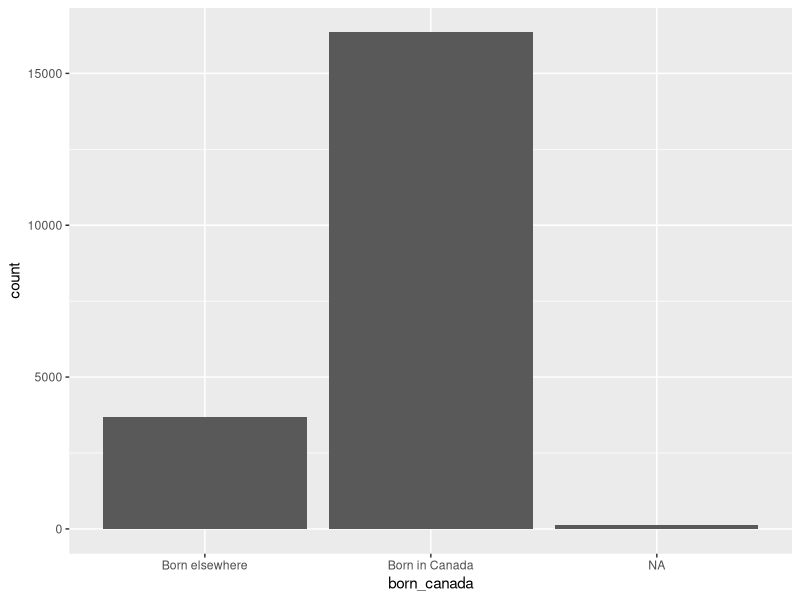
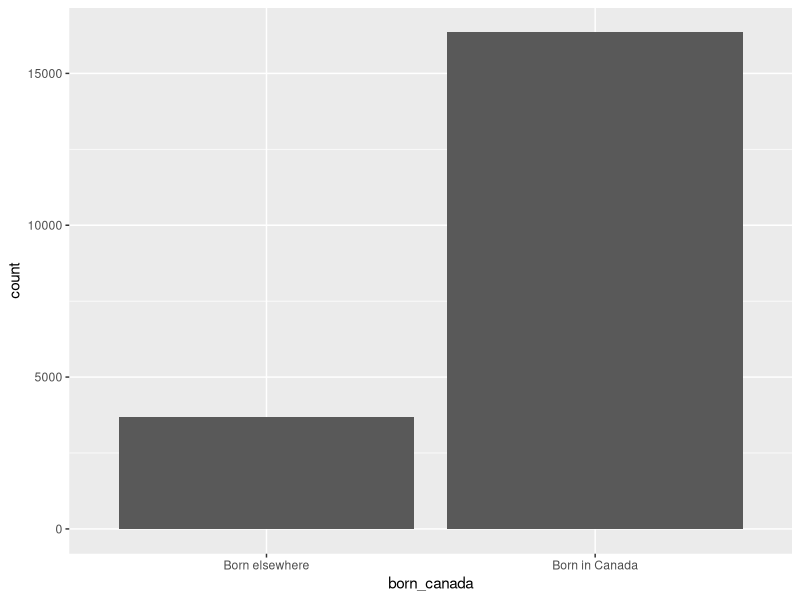

These charts were generated, in order, by the following R code: (Note: this script raises an error after producing the figures.)
## ---- chunk 1
library(tidyverse)
library(parameters)
## ---- chunk 2
ces <- read.csv("data/ces2025_small.csv")
## ---- chunk 3
unique(ces$born_canada)
## ---- chunk 4
ggplot(ces, aes(x=born_canada)) +
  geom_bar()
## ---- chunk 5
ces |>
  filter(is.na(ces$born_canada) == FALSE) |> # keep people who are not NA for born_canada
  ggplot(aes(x=born_canada)) +
  geom_bar()
## ---- chunk 6
table(is.na(ces$born_canada))
## ---- chunk 7
ggplot(ces, aes(x=union)) +
  geom_bar()
## ---- chunk 8
class(ces$union)
## ---- chunk 9
ggplot(ces, aes(x=union, y=ndp_rating)) +
  geom_boxplot()
## ---- chunk 10
class(factor(ces$union))
## ---- chunk 11
ces <- ces |>
  mutate(union_factor = factor(union))

class(ces$union_factor)
## ---- chunk 12
ggplot(ces, aes(x=union_factor, y=ndp_rating)) +
  geom_boxplot()
## ---- chunk 13
ggplot(ces, aes(x=born_canada, y=con_rating)) +
  geom_boxplot()
## ---- chunk 14
ces <- ces |>
  mutate(born_canada_order = factor(born_canada, levels=c("Born in Canada","Born elsewhere")))
## ---- chunk 15
ggplot(ces, aes(x=born_canada_order, y=con_rating)) +
  geom_boxplot()
## ---- chunk 16
head(ces,5)
## ---- chunk 17
t.test(con_rating ~ born_canada, data = ces)
## ---- chunk 18
t.test(con_rating ~ born_canada, data = ces) |>
  model_parameters()
## ---- chunk 19
t.test(ndp_rating ~ born_canada, data = ces) |>
  model_parameters()
## ---- chunk 20
t.test(con_rating ~ born_canada, data = ces) |>
  model_parameters() |>
  ggplot(aes(y=Difference,x="Conservative rating")) + 
  geom_pointrange(aes(ymax=CI_high,ymin=CI_low))
## ---- chunk 21
t.test(con_rating ~ born_canada, data = ces) |>
  model_parameters() |>
  ggplot(aes(y=Difference,x="Conservative rating")) +
  geom_pointrange(aes(ymax=CI_high,ymin=CI_low)) +
  geom_hline(aes(yintercept=0),linetype="dashed") # this adds a horizontal line
## ---- chunk 22
t.test(con_rating ~ born_canada, data = ces) |>
  model_parameters() |>
  ggplot(aes(y=Difference,x="Conservative rating")) +
  geom_pointrange(aes(ymax=CI_high,ymin=CI_low)) +
  geom_hline(aes(yintercept=0),linetype="dashed") +
  theme_bw() + # black and white theme
  xlab("") + # hides the x label
  ylab("Difference in means (Born elsewhere - Born in Canada)") # replaces the y label
## ---- chunk 23
t.test(ndp_rating ~ born_canada, data = ces) |>
  model_parameters() |>
  ggplot(aes(y=Difference,x="NDP rating")) +
  geom_pointrange(aes(ymax=CI_high,ymin=CI_low)) +
  geom_hline(aes(yintercept=0),linetype="dashed") +
  theme_bw() +
  xlab("") +
  ylab("Difference in means (Born elsewhere - Born in Canada)")
## ---- chunk 24
t.test(ndp_rating ~ born_canada, data = ces) |>
  model_parameters() |>
  ggplot(aes(x=Difference,y="NDP rating")) +
  geom_pointrange(aes(xmax=CI_high,xmin=CI_low)) +
  geom_vline(aes(xintercept=0),linetype="dashed") +
  theme_bw() +
  ylab("") +
  xlab("Difference in means (Born elsewhere - Born in Canada)")
## ---- chunk 25
vdem <- read.csv("data/vdem_w6tutorial.csv")
## ---- chunk 26
knitr::include_graphics("images/w6_vdemcodebook.png")
## ---- chunk 27
summary(vdem$v2pepwrgen)
## ---- chunk 28
vdem |>
  ggplot(aes(y=v2pepwrgen,x=v2mefemjrn)) +
  geom_point() +
  theme_classic()
## ---- chunk 29
journalists_model <- lm(v2pepwrgen ~ v2mefemjrn, data = vdem)

vdem$fitted <- journalists_model$fitted.values

vdem |>
  ggplot(aes(x=v2mefemjrn,y=v2pepwrgen)) +
  geom_point() +
  geom_line(aes(y=fitted)) +
  theme_classic()
## ---- chunk 30
vdem |>
  ggplot(aes(x=v2mefemjrn,y=v2pepwrgen)) +
  geom_point(alpha=0.5) +
  geom_point(aes(y=fitted),shape=1,color="maroon") +
  geom_segment(aes(yend=fitted,xend=v2mefemjrn),alpha=0.5) +
  theme_classic()
## ---- chunk 31
vdem |>
  ggplot(aes(x=v2mefemjrn,y=v2pepwrgen)) +
  geom_point(alpha=0.5) +
  geom_line(aes(y=fitted),color="maroon") +
  geom_segment(aes(yend=fitted,xend=v2mefemjrn),alpha=0.5) +
  theme_classic()
## ---- chunk 32
journalists_model <- lm(v2pepwrgen ~ v2mefemjrn, data = vdem)

journalists_model |>
  model_parameters()
## ---- chunk 33
vdem |>
  ggplot(aes(y=v2pepwrgen,x=v2mefemjrn)) +
  geom_point(alpha=0.5) + # alpha changes the transparency of the points
  geom_smooth(method="lm") + # lm = linear model
  theme_classic()
